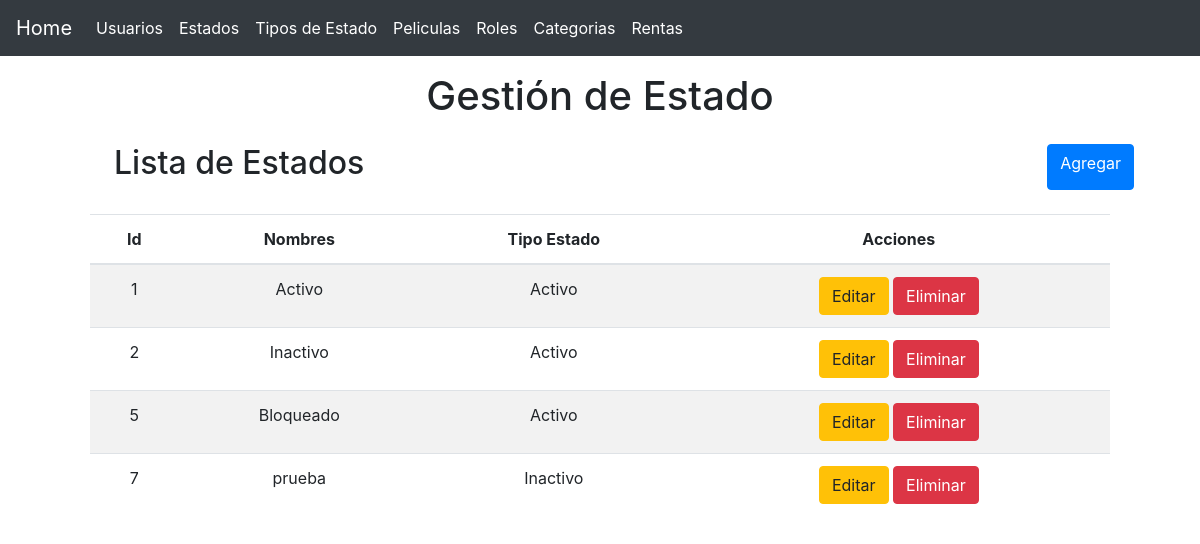
Page /?controller=status on the committed database.
### tables this page shows
CREATE TABLE `statuses` (
  `id` int(11) NOT NULL,
  `name` varchar(45) NOT NULL,
  `type_statuses_id` int(11) NOT NULL
);

CREATE TABLE `type_statuses` (
  `id` int(11) NOT NULL,
  `name` varchar(45) NOT NULL
);

### controllers/StatusController.php (called while the page is built, shortened)
<?php
require 'models/Status.php';
class StatusController
{
    private $StatusModel;
    public function __construct()
    {
        $this ->StatusModel = new Status;
    }
    public function index()
    {
    	require 'views/layout.php';
        $Statuses= $this ->StatusModel -> getAll();
        require 'views/Status/list.php';
    }
}

### models/Status.php (called while the page is built, shortened)
<?php
class Status
{
    public function __construct()
    {
        try {
            $this->pdo = new Database;
        } catch (PDOException $e) {
            die($e->getMessage());
        }
    }
    public function getAll()
    {
        try {
            $strSql = 'SELECT s.*, ts.name as type FROM statuses s INNER JOIN type_statuses ts ON ts.id = s.type_statuses_id';
            $query = $this->pdo->select($strSql);
            return $query;
        } catch (PDOException $e) {
            die($e->getMessage());
        }
    }
}

### providers/Database.php (called while the page is built, shortened)
<?php
class Database extends PDO
{
    public function select($strSql, $arrayData = array(), $fetchMode = PDO::FETCH_OBJ)
    {
    	$query = $this->prepare($strSql);
    	if( !$query->execute() ) {
    		echo "Error, la consulta no se realizó";
    	} else {
    		return $query->fetchAll($fetchMode);
    	}
    }
}

### views/Status/list.php (the view)
<main class="container">
<main class="container">
	<section class="col-md-12 text-center">
		<div class="mt-3">
			<h1>Gestión de Estado</h1>
		</div>
		<div class="col-md-12 m-4 d-flex justify-content-between">
			<h2>Lista de Estados</h2>
			<a href="?controller=Status&method=add" class="btn btn-primary">Agregar</a>
		</div>
		<section class="col-md-12 flex-nowrap table-responsive">
			<table class="table table-striped table-hover">
				<thead>
					<tr>
						<th>Id</th>
						<th>Nombres</th>
						<th>Tipo Estado</th>
						<th>Acciones</th>
					</tr>
				</thead>
				<tbody>
					<?php foreach($Statuses as $Status): ?>
						<tr>
							<td><?php echo $Status->id ?></td>
							<td><?php echo $Status->name ?></td>
							<td><?php echo $Status->type ?></td>
							<td>
								<a href="?controller=Status&method=edit&id=<?php echo $Status->id?>" class="btn btn-warning" title="Editar Estado">Editar</a>
								<a href="?controller=Status&method=delete&id=<?php echo $Status->id?>" class="btn btn-danger" title="Eliminar Estado">Eliminar</a>
							</td>
						</tr>
					<?php endforeach ?>
				</tbody>
			</table>
		</section>
	</section>
</main>

### rows in the picture
statuses: id "1", name "Activo", type_statuses.name "Activo"
statuses: id "2", name "Inactivo", type_statuses.name "Activo"
statuses: id "5", name "Bloqueado", type_statuses.name "Activo"
statuses: id "7", name "prueba", type_statuses.name "Inactivo"
